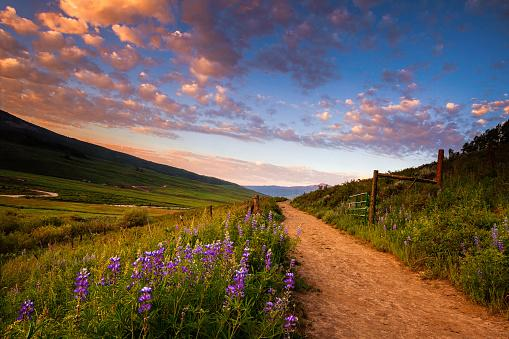
#> input picture primeri zagovora/primer_zagovora_hsl/planina-uint8.jpeg, 509 x 339 px, found by its file name
$ python mymain.py
#> lines starting #> are read from the running program, lines starting #| are printed output that depends on the picture; after the words box and inside, x2 and y2 are one past the last pixel; in counts of white or black regions, pixels touching at a corner belong together
### OSV_lib.py
from matplotlib import pyplot as plt
import numpy as np


### 1.lab
def display_image(iImage, iTitle="", iGridX = None, iGridY = None, cmap = 'gray'):
    fig = plt.figure()
    plt.title(iTitle)

    if iGridX is None and iGridY is None:
        extent = (
            -0.5,
            iImage.shape[1] - 0.5,
            iImage.shape[0] - 0.5,
            -0.5
        )

    else:
        stepX = iGridX[1] - iGridX[0]
        stepY = iGridY[1] - iGridY[0]

        extent = (
            iGridX[0] - stepX/2,
            iGridX[-1] + stepX/2,
            iGridY[-1] + stepY/2,
            iGridX[0] - stepY/2,
        )

    plt.imshow(
        iImage,
        cmap=cmap,
        aspect="equal",
        extent=extent,
    )

    #plt.show()

    return fig


# [923 lines left out: functions load_image, saveImage, computeHistogram, displayHistogram, eqializeHistogram, computeEntropy and 23 more, not called in this run]

# ********************************************************************************************************************************** #

### primeri zagovora/primer_zagovora_hsl/mymain.py
import numpy as np
from matplotlib import pyplot as plt
from OSV_lib import display_image

#%%
if __name__ == "__main__":
    path = r"primeri zagovora\primer_zagovora_hsl\planina-uint8.jpeg"
    # need to load the image and display it, i dont know the size of it
    img = plt.imread(path)
#> img is the input picture: shape (339, 509, 3); mean R, G, B 111, 94.7, 83.5
    display_image(img, "Original Image")

    print("Image shape:", img.shape)
#| Image shape: (339, 509, 3)

## naloga 1
def standardize_image(iImage):

    oImage = np.zeros_like(iImage)

    mean = np.mean(iImage)
#> mean = 96.41
    std = np.std(iImage)
#> std = 62.05

    oImage = (iImage - mean) / std

    return oImage

if __name__ == "__main__":

    img_std = standardize_image(img)
    # i need to normalize the standardized image to the range [0, 1] for display purposes
    img_std_norm = (img_std - np.min(img_std)) / (np.max(img_std) - np.min(img_std))
    display_image(img_std_norm, "Standardized Image Normalized to [0, 1]")

#%%


## naloga 2

def rgb2hsl(iRGB):

    V = np.max(iRGB, axis=2)

    R = iRGB[:, :, 0]
    G = iRGB[:, :, 1]
    B = iRGB[:, :, 2]

    C = V - np.min(iRGB, axis=2)

    L = V - C / 2

    H = np.zeros_like(V)
    H[V == R] = (((G - B) / C))[V == R]
    H[V == G] = ((2 + (B - R) / C))[V == G]
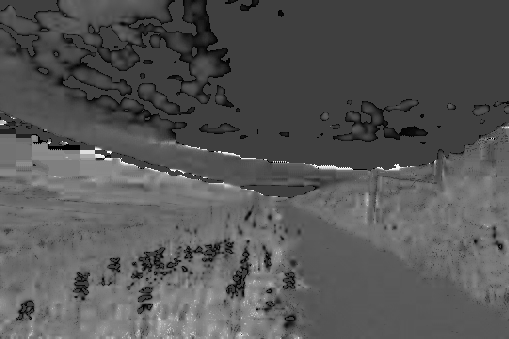
#> H: shape (339, 509) float64; 0.14% of the values are NaN or infinite; the others: min -1, max 3, mean 0.354; drawn with min black, max white, NaN and infinite black
    H[V == B] = ((4 + (R - G) / C))[V == B]
    H[C == 0] = 0
#> H: shape (339, 509) float64; min -0.987, max 5, mean 1.58
    H = H * 60

    S = np.zeros_like(V)
    # Avoid division by zero when lightness is 0 or 1
    valid_mask = (L != 0) & (L != 1)
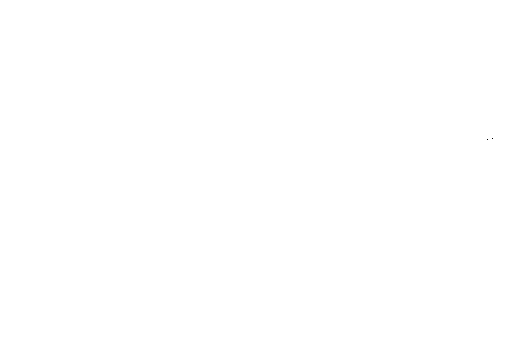
#> valid_mask: shape (339, 509) bool; 100% white; black in thin lines or dots, all inside (x1, y1, x2, y2) = (487, 138, 493, 140)
    S[valid_mask] = (C / (1 - np.abs(2 * L - 1)))[valid_mask]

    oHSL = np.stack((H, S, L), axis=2)

    return oHSL


if __name__ == "__main__":
    img_hsl = rgb2hsl(img_std_norm)
    display_image(img_hsl, "HSL Image")

## naloga 4
def hsl2rgb(iHSL):

    H = iHSL[:, :, 0]
    S = iHSL[:, :, 1]
    L = iHSL[:, :, 2]
    C = (1 - np.abs(2 * L - 1)) * S

    # Initialize RGB channels
    R = np.zeros_like(H)
    G = np.zeros_like(H)
    B = np.zeros_like(H)

    H_hat = H / 60

    X = C * (1 - np.abs((H_hat % 2) - 1))

    m = L - (C / 2)

    oRGB = np.zeros_like(iHSL)

    # conditions for H_hat ranges

    maska1 = (0 <= H_hat) & (H_hat < 1)
#> maska1: shape (339, 509) bool; 52.9% white; 180 black regions (120 under 20 px), largest, box (x1, y1, x2, y2) and area: (0, 0, 509, 173) 62061, (0, 113, 328, 198) 6457, (134, 266, 233, 339) 3512
    maska2 = (1 <= H_hat) & (H_hat < 2)
#> maska2: shape (339, 509) bool; 7.3% white; 173 white regions (126 under 20 px), largest, box (x1, y1, x2, y2) and area: (0, 135, 212, 198) 3655, (144, 266, 233, 339) 3242, (235, 278, 276, 339) 1126
    maska3 = (2 <= H_hat) & (H_hat < 3)
#> maska3: shape (339, 509) bool; 0.33% white in thin lines or dots, all inside (x1, y1, x2, y2) = (0, 117, 509, 339)
    maska4 = (3 <= H_hat) & (H_hat < 4)
#> maska4: shape (339, 509) bool; 22.5% white; 54 white regions (32 under 20 px), largest, box (x1, y1, x2, y2) and area: (180, 0, 509, 171) 34284, (124, 48, 176, 86) 843, (47, 134, 207, 180) 646
    maska5 = (4 <= H_hat) & (H_hat < 5)
#> maska5: shape (339, 509) bool; 9.1% white; 184 white regions (136 under 20 px), largest, box (x1, y1, x2, y2) and area: (63, 0, 294, 145) 7113, (304, 94, 492, 158) 3359, (129, 0, 197, 36) 558
    maska6 = (5 <= H_hat) & (H_hat < 6)
#> maska6: shape (339, 509) bool; 0.17% white in thin lines or dots

    R[maska1] = C[maska1]; G[maska1] = X[maska1]; B[maska1] = 0
    R[maska2] = X[maska2]; G[maska2] = C[maska2]; B[maska2] = 0
#> after `R[maska2] = X[maska2]`: R: shape (339, 509) float64; min 0, max 0.718, mean 0.168
#> after `G[maska2] = C[maska2]`:
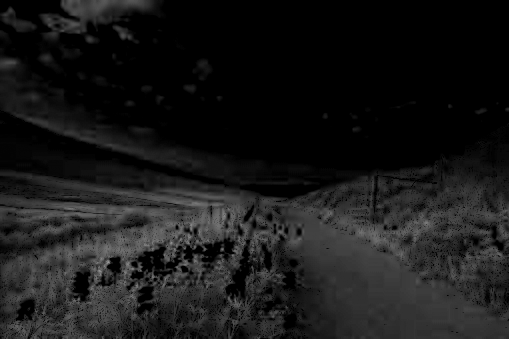
#> G: shape (339, 509) float64; min 0, max 0.604, mean 0.0973
    R[maska3] = 0; G[maska3] = C[maska3]; B[maska3] = X[maska3]
#> after `G[maska3] = C[maska3]`: G: shape (339, 509) float64; 0.33% of pixels changed, all inside (x1, y1, x2, y2) = (0, 117, 509, 339)
    R[maska4] = 0; G[maska4] = X[maska4]; B[maska4] = C[maska4]
    R[maska5] = X[maska5]; G[maska5] = 0; B[maska5] = C[maska5]
#> after `R[maska5] = X[maska5]`:
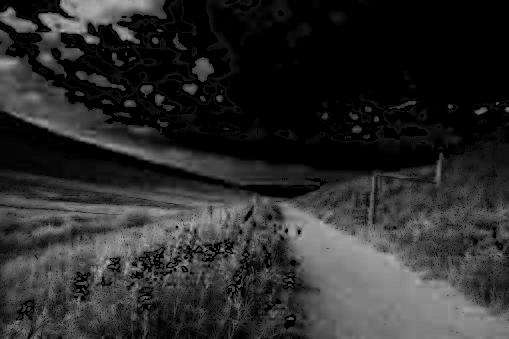
#> R: shape (339, 509) float64; min 0, max 0.718, mean 0.173
#> after `B[maska5] = C[maska5]`:
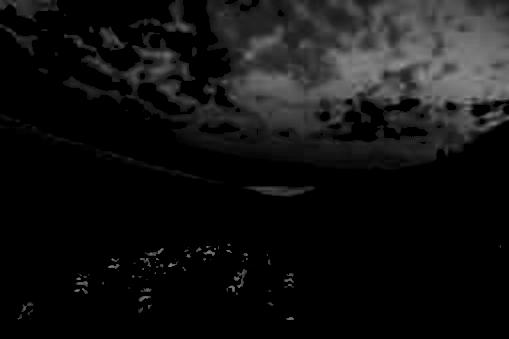
#> B: shape (339, 509) float64; min 0, max 0.584, mean 0.071
    R[maska6] = C[maska6]; G[maska6] = 0; B[maska6] = X[maska6]
#> after `R[maska6] = C[maska6]`: R: shape (339, 509) float64; 0.17% of pixels changed, all inside (x1, y1, x2, y2) = (0, 0, 509, 320)

    oRGB[:, :, 0] = R + m
    oRGB[:, :, 1] = G + m
    oRGB[:, :, 2] = B + m


    return oRGB

if __name__ == "__main__":
    img_rgb_converted = hsl2rgb(img_hsl)
    img_rgb_norm = (img_rgb_converted - np.min(img_rgb_converted)) / (
        np.max(img_rgb_converted) - np.min(img_rgb_converted)
    )
    display_image(img_rgb_norm, "Converted back to RGB Image")

## naloga 3


if __name__ == "__main__":
    # H slice transform: shrink hues in [10, 200) by factor 10
    h_slice = img_hsl[:, :, 0].copy()
    mask = (h_slice >= 10) & (h_slice < 200)
#> mask: shape (339, 509) bool; 57.6% white; 379 black regions (348 under 20 px), largest, box (x1, y1, x2, y2) and area: (0, 0, 509, 175) 66204, (0, 110, 181, 176) 1628, (240, 171, 345, 198) 964
    h_slice[mask] = h_slice[mask] / 10.0

    img_hsl_transformed = np.stack((h_slice, img_hsl[:, :, 1], img_hsl[:, :, 2]), axis=2)
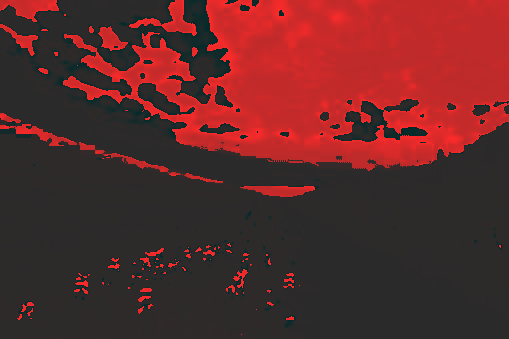
#> img_hsl_transformed: shape (339, 509, 3) float64; mean of channels 0, 1, 2 73.5, 0.5, 0.4; drawn with min black and max white
    hsl_trans_display = np.stack(
        (
            img_hsl_transformed[:, :, 0] / 360.0,
            img_hsl_transformed[:, :, 1],
            img_hsl_transformed[:, :, 2],
        ),
        axis=2,
    )
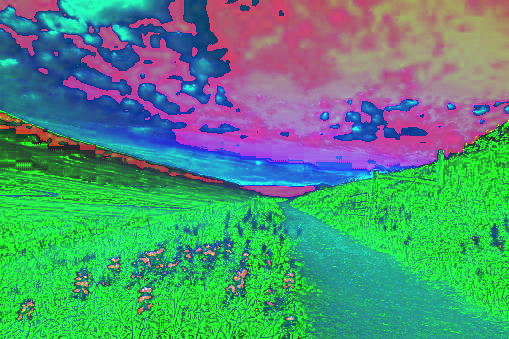
#> hsl_trans_display: shape (339, 509, 3) float64; mean of channels 0, 1, 2 0.204, 0.507, 0.378; drawn with min black and max white
    display_image(hsl_trans_display, "Transformed HSL (H scaled to 0-1)")

    # the filtered hsl convert back to rgb and display
    img_rgb_transformed = hsl2rgb(img_hsl_transformed)
    img_rgb_transformed_norm = (img_rgb_transformed - np.min(img_rgb_transformed)) / (
        np.max(img_rgb_transformed) - np.min(img_rgb_transformed)
    )
    display_image(img_rgb_transformed_norm, "Transformed RGB Image after HSL Modification")
